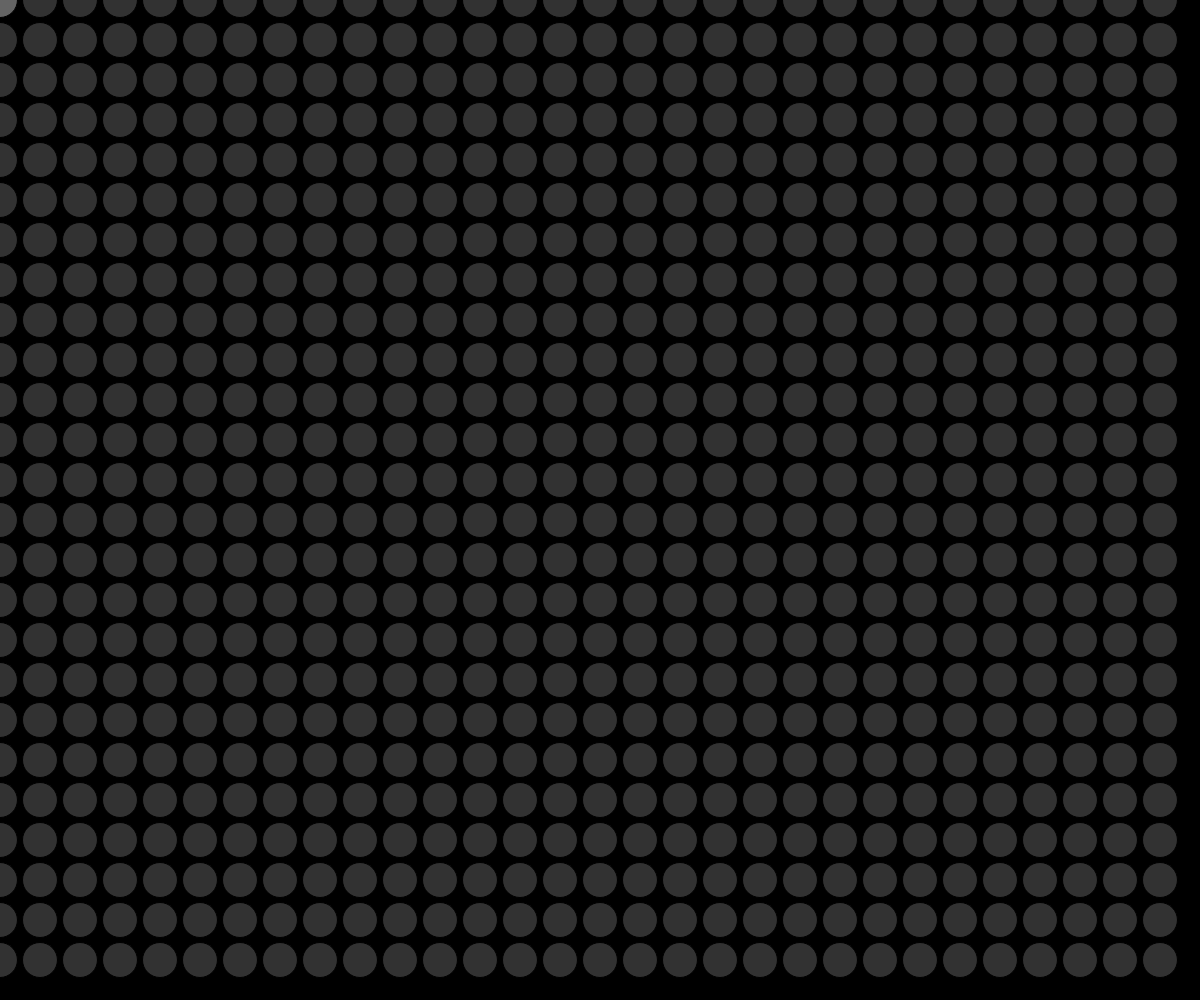
Frame 1 (no input)
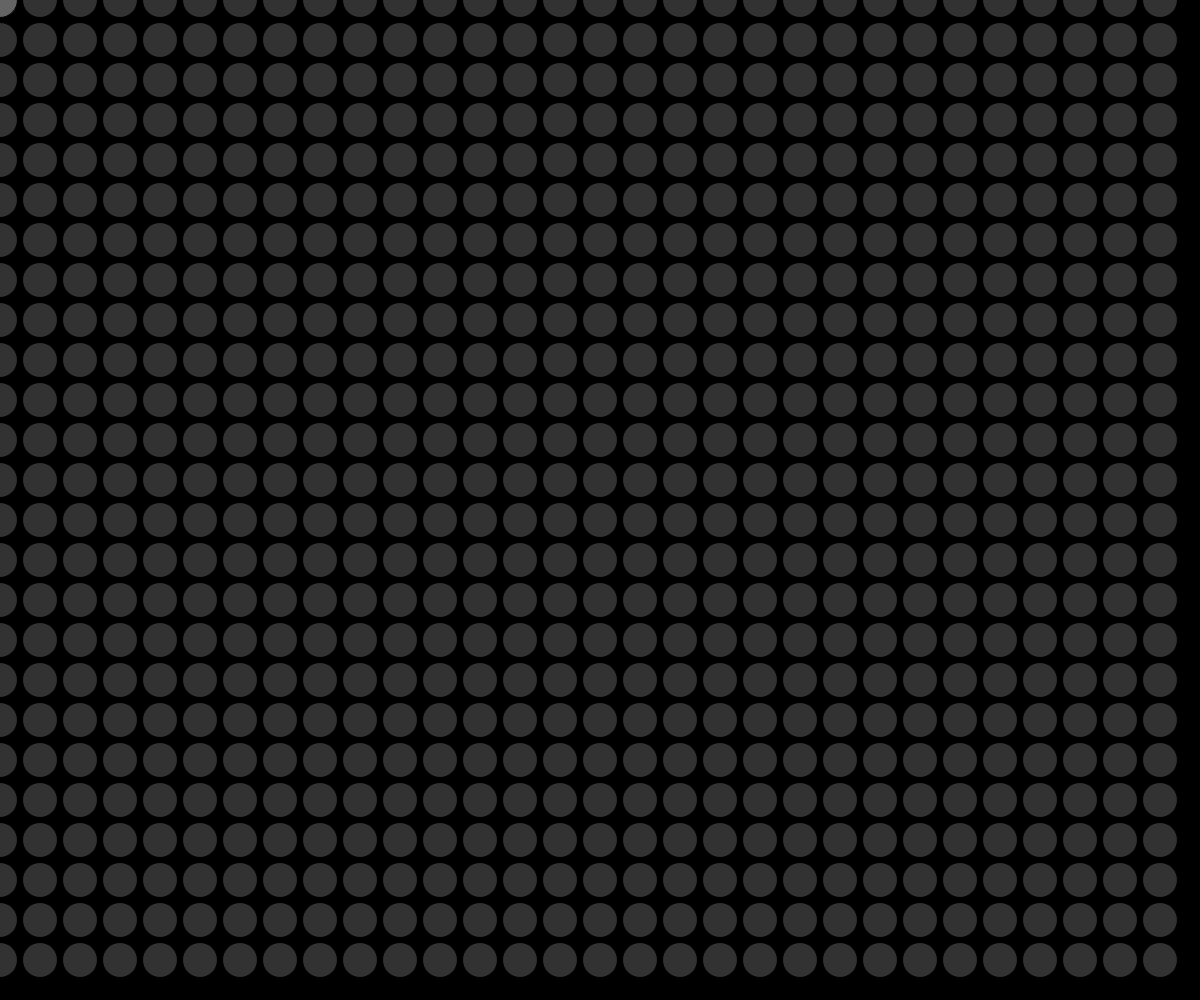
Frame 60 (no input)
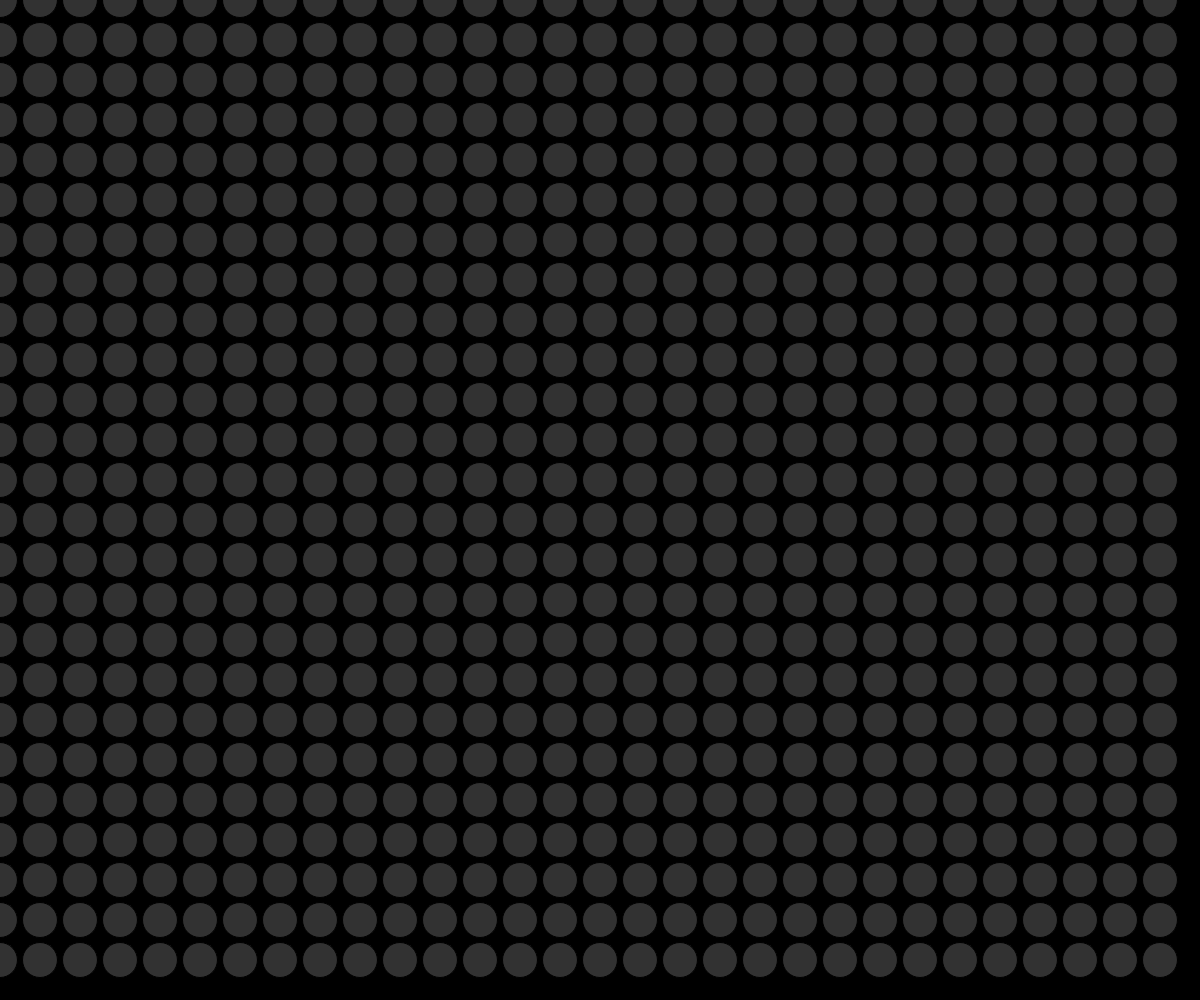
Frame 120 (the mouse pressed at the canvas centre since frame 60)

The p5.js sketch that drew these frames (run headless with seeded random() and noise() and a simulated clock; from frame 60 on, the mouse is pressed at the canvas centre):

// p5.js sketch
// ── sketch.js
var allBalls = [];
var Ball;
var d1;

function preload() {
  // put preload code here
}

function setup() {
  createCanvas(windowWidth, windowHeight);
  background(0);

  for (x = 0; x < windowWidth; x += 40) {
    for (y = 0; y < windowHeight; y += 40) {

      var tempx = x;
      var tempy = y;
      var tempr = 35;

      var tempBall = new Ball(tempx, tempy, tempr);

      allBalls.push(tempBall);
    }
  }
}

function draw() {

  for (var i = 0; i < allBalls.length; i++) {

    var tempBall = allBalls[i];

    tempBall.hover();
    tempBall.clicked();
    tempBall.display();
  }
}

function mouseClicked() {
  for (var i = 0; i < allBalls.lenght; i++) {
    allBalls[i].clicked();
  }
}

function Ball(_x, _y, _diam) {
  this.x = _x;
  this.y = _y;
  this.size = _diam;
  this.color = fill(50);
  this.yellow = false;

  this.hover = function() {
    var d = dist(mouseX, mouseY, this.x, this.y);
    if (d > this.size / 2) {
      this.color = fill(50);
    } else {
      this.color = fill(100);
    }
  }

  this.clicked = function() {
    var d = dist(mouseX, mouseY, this.x, this.y);
    if (d < this.size / 2 && mouseIsPressed) {
      this.yellow = true;
      d1 = d;
    }
    if (this.yellow == true && d < this.size / 2) {
      this.color = fill('gold');
    }
  }

  this.display = function() {
    if (this.yellow == true) {
      this.color = fill('gold');
    }
    ellipse(this.x, this.y, this.size);
  }
}
